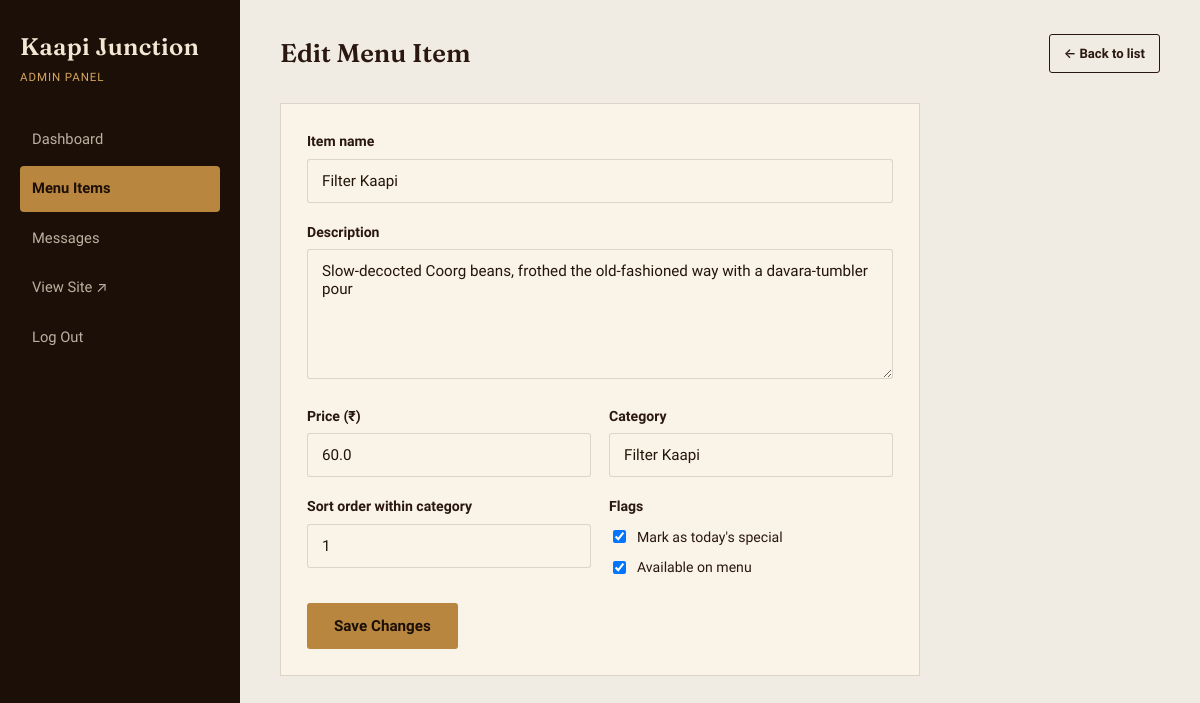
/admin/menu/edit/1 (signed in), run on the app's committed database.
### app.py (models this page shows, shortened)
class MenuItem(db.Model):
    id = db.Column(db.Integer, primary_key=True)
    name = db.Column(db.String(120), nullable=False)
    description = db.Column(db.String(300), default="")
    price = db.Column(db.Float, nullable=False)
    category = db.Column(db.String(60), nullable=False)  # Filter Kaapi / Espresso / Cold Brew / Bakes & Bites
    is_special = db.Column(db.Boolean, default=False)
    is_available = db.Column(db.Boolean, default=True)
    sort_order = db.Column(db.Integer, default=0)

### app.py (the view, shortened to what this page needs)
@app.route("/admin/menu/edit/<int:item_id>", methods=["GET", "POST"])
@admin_required
def admin_menu_edit(item_id):
    item = MenuItem.query.get_or_404(item_id)
    log(f"ADMIN -> edit form opened for item #{item.id}")
    return render_template("admin/item_form.html", item=item)

### app.py (called while the page is built)
def log(msg):
    print(f"[{datetime.now().strftime('%H:%M:%S')}] {msg}")

def admin_required(view):
    @functools.wraps(view)
    def wrapped(*args, **kwargs):
        if not session.get("admin_id"):
            flash("Please log in to continue.", "error")
            return redirect(url_for("admin_login"))
        return view(*args, **kwargs)
    return wrapped

### templates/admin/item_form.html (shortened to what this page needs)
{% extends "admin/admin_base.html" %}
{% block admin_content %}
<div class="admin-topbar">
  <h1>{{ 'Edit' if item else 'Add' }} Menu Item</h1>
  <a href="{{ url_for('admin_menu') }}" class="btn btn-outline-dark btn-small">← Back to list</a>
</div>
<div class="admin-panel" style="max-width: 640px;">
  <form method="POST">
    <div class="form-group">
      <label for="name">Item name</label>
      <input type="text" id="name" name="name" required value="{{ item.name if item else '' }}">
    </div>
    <div class="form-group">
      <label for="description">Description</label>
      <textarea id="description" name="description" placeholder="Short, one-line description">{{ item.description if item else '' }}</textarea>
    </div>
    <div class="form-row">
      <div class="form-group">
        <label for="price">Price (₹)</label>
        <input type="number" step="1" min="0" id="price" name="price" required value="{{ item.price if item else '' }}">
      </div>
      <div class="form-group">
        <label for="category">Category</label>
        <input type="text" id="category" name="category" required list="cat-suggestions" value="{{ item.category if item else '' }}">
      </div>
    </div>
    <div class="form-row">
      <div class="form-group">
        <label for="sort_order">Sort order within category</label>
        <input type="number" id="sort_order" name="sort_order" value="{{ item.sort_order if item else 0 }}">
      </div>
      <div class="form-group">
        <label>Flags</label>
        <label style="font-weight: 400; display:flex; align-items:center; gap:8px; margin-top:8px;">
          <input type="checkbox" name="is_special" style="width:auto;" {% if item and item.is_special %}checked{% endif %}> Mark as today's special
        </label>
        <label style="font-weight: 400; display:flex; align-items:center; gap:8px; margin-top:8px;">
          <input type="checkbox" name="is_available" style="width:auto;" {% if not item or item.is_available %}checked{% endif %}> Available on menu
        </label>
      </div>
    </div>
    <button type="submit" class="btn btn-primary">{{ 'Save Changes' if item else 'Add Item' }}</button>
  </form>
</div>
{% endblock %}

### static/css/style.css (style rules this page uses)
:root { --espresso: #2A1810; --espresso-deep: #1C0F08; --cream: #F3E7D4; --cream-soft: #FAF3E8; --brass: #B8863E; --brass-light: #D4A65E; --saddle: #7A4620; --maroon: #7A2E2E; --ink: #241509; --ink-soft: #5A4433; --line: rgba(42, 24, 16, 0.14); --font-display: "Fraunces", Georgia, serif; --font-body: "Work Sans", -apple-system, BlinkMacSystemFont, sans-serif; --container: 1140px; }
* { box-sizing: border-box; }
html { scroll-behavior: smooth; }
body { margin: 0; background: var(--cream); color: var(--ink); font-family: var(--font-body); font-size: 16px; line-height: 1.6; }
a { color: inherit; text-decoration: none; }
h1, h2, h3, h4 { font-family: var(--font-display); font-weight: 600; color: var(--espresso); margin: 0 0 0.4em; line-height: 1.15; }
.btn { display: inline-flex; align-items: center; gap: 8px; padding: 13px 26px; border-radius: 3px; border: 1.5px solid transparent; font-family: var(--font-body); font-weight: 600; font-size: 0.95rem; cursor: pointer; transition: transform 0.15s ease, background 0.2s ease, color 0.2s ease, border-color 0.2s ease; }
.btn-primary { background: var(--brass); color: var(--espresso-deep); }
.btn-outline-dark { background: transparent; border-color: var(--espresso); color: var(--espresso); }
.btn-small { padding: 8px 14px; font-size: 0.82rem; }
.form-group { margin-bottom: 18px; }
.form-group label { display: block; font-size: 0.88rem; font-weight: 600; margin-bottom: 6px; color: var(--espresso); }
.form-group input, .form-group textarea, .form-group select { width: 100%; padding: 12px 14px; border: 1.5px solid var(--line); background: var(--cream-soft); font-family: var(--font-body); font-size: 0.95rem; border-radius: 3px; color: var(--ink); }
.form-group textarea { min-height: 130px; resize: vertical; }
.form-row { display: grid; grid-template-columns: 1fr 1fr; gap: 18px; }
.admin-body { background: #F1ECE3; min-height: 100vh; }
.admin-topbar { display: flex; justify-content: space-between; align-items: center; margin-bottom: 30px; }
.admin-topbar h1 { font-size: 1.6rem; margin: 0; }
.admin-panel { background: var(--cream-soft); border: 1px solid var(--line); padding: 26px; margin-bottom: 30px; }

### data on the page
MenuItem: name "Filter Kaapi", description "Slow-decocted Coorg beans, frothed the old-fashioned way with a davara-tumbler pour", price "60.0", category "Filter Kaapi", sort_order "1", is_special "☑", is_available "☑"

### other printed values
{{ 'Edit' if item else 'Add' }} "Edit"
{{ 'Save Changes' if item else 'Add Item' }} "Save Changes"
